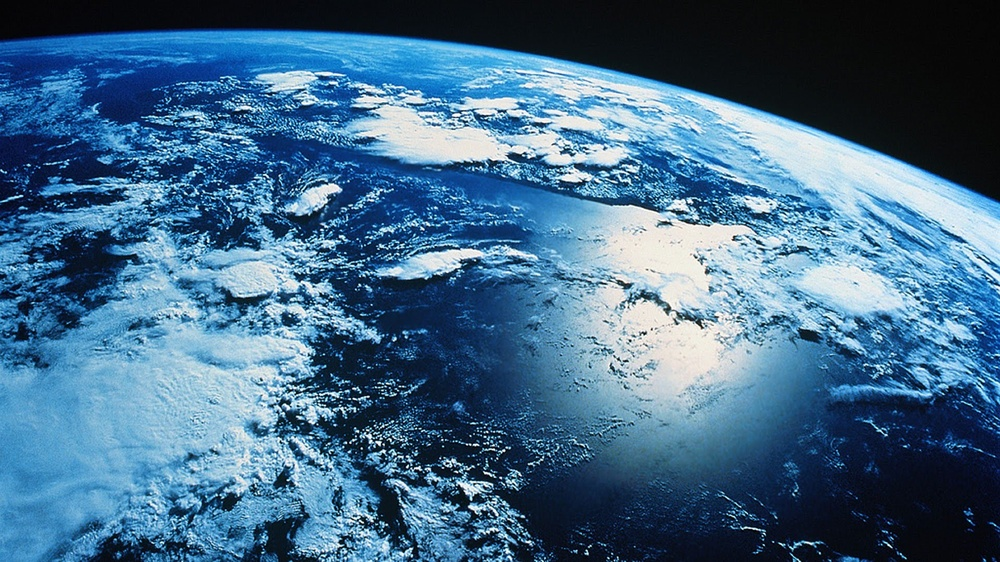
#> input picture python/OpenCV/Tutorials/Core_Operations/2.Arithmetic/HD1.jpg, 1000 x 562 px, shrunk from 1920 x 1080 before the run
$ python image.py
#> lines starting #> are read from the running program, lines starting #| are printed output that depends on the picture
import cv2
import numpy as np

img1 = cv2.imread('HD1.jpg')
#> img1 is the input picture: shape (562, 1000, 3); mean B, G, R 137.4, 107.3, 68.6
img2 = cv2.imread('HD2.jpg')
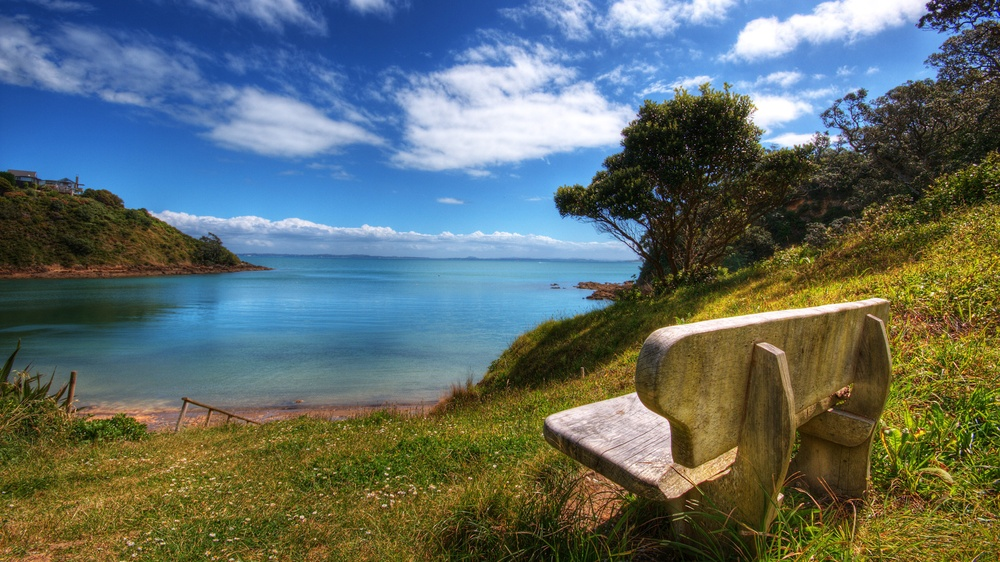
#> input picture python/OpenCV/Tutorials/Core_Operations/2.Arithmetic/HD2.jpg, 1000 x 562 px, shrunk from 1920 x 1080 before the run
#> img2 is the input picture: shape (562, 1000, 3); mean B, G, R 104.6, 107.6, 94.8

dst = cv2.addWeighted(img1,0.7,img2,0.3,0)
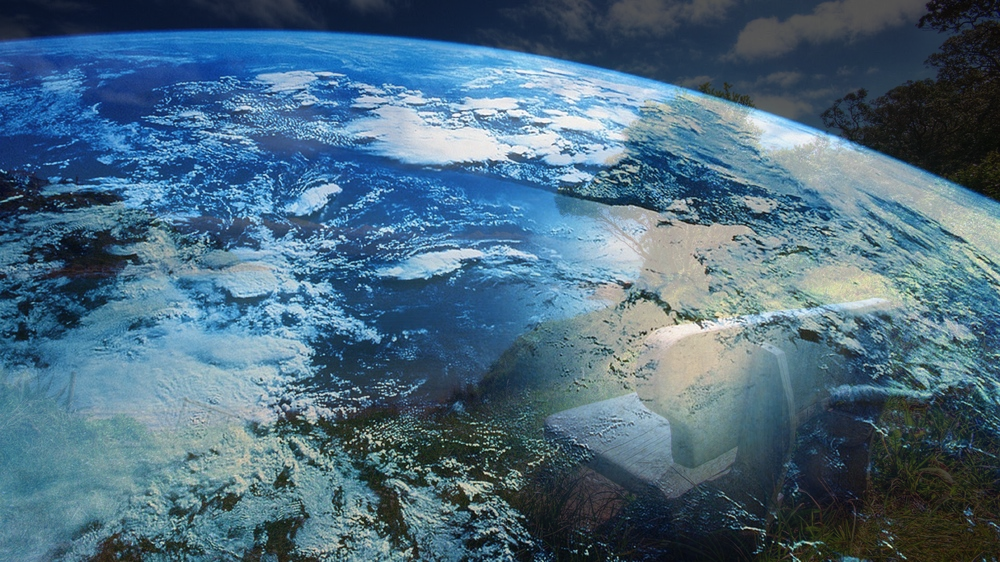
#> dst: shape (562, 1000, 3); mean B, G, R 127.5, 107.4, 76.5

cv2.imshow('dst',dst)
cv2.waitKey(0)
cv2.destroyAllWindows()
